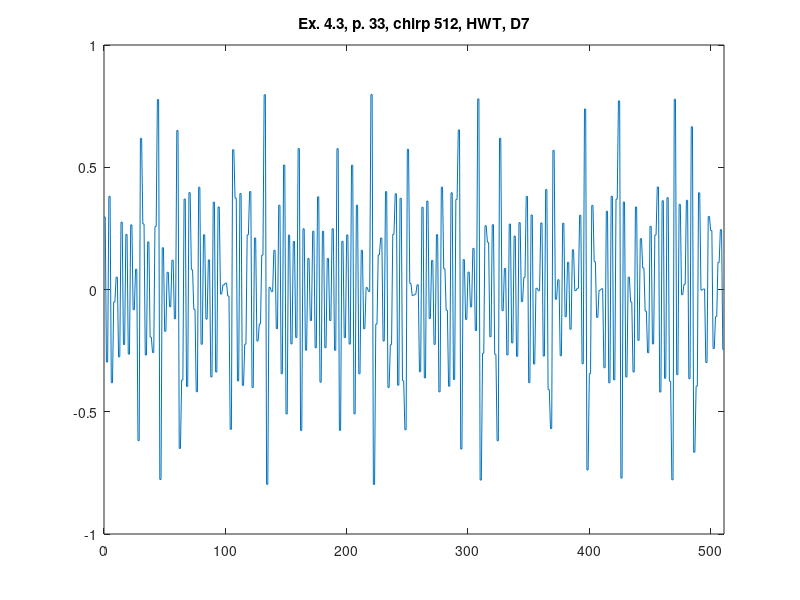

MATLAB code for this plot:
%% ========================================================================
%% Programmatic octave notes on "Ripples in Mathematics" by A. Jensen
%% and A. la Cour-Harbo written with a deep gratitude to the authors for
%% this wonderful text. 
%% 
%% Reconstruction of graphs in ex 4.3, p.33, HWT, 3 scales, D7.
%%
%% Author: Vladimir Kulyukin
%% 
%% NB: I have tested this code in Octave 4.
%% =========================================================================
t = [0:511];

%%y_ex_4_3_chirp_512_p33 = arrayfun(@(x) sin(x*x), t);

y_ex_4_3_chirp_HWT_D7_512_p33 = [
0.29653874871851704
0.29653874871851704
-0.29653874871851704
-0.29653874871851704
0.38131910985993733
0.38131910985993733
-0.38131910985993733
-0.38131910985993733
-0.05057788492287099
-0.05057788492287099
0.05057788492287099
0.05057788492287099
-0.27561415978536996
-0.27561415978536996
0.27561415978536996
0.27561415978536996
-0.22526259732400697
-0.22526259732400697
0.22526259732400697
0.22526259732400697
-0.2643562152472833
-0.2643562152472833
0.2643562152472833
0.2643562152472833
-0.08268486960226834
-0.08268486960226834
0.08268486960226834
0.08268486960226834
-0.6182426428188242
-0.6182426428188242
0.6182426428188242
0.6182426428188242
0.2680603086042992
0.2680603086042992
-0.2680603086042992
-0.2680603086042992
0.19473249462060277
0.19473249462060277
-0.19473249462060277
-0.19473249462060277
-0.2579380993707439
-0.2579380993707439
0.2579380993707439
0.2579380993707439
0.7769660161190425
0.7769660161190425
-0.7769660161190425
-0.7769660161190425
0.1708480725476419
0.1708480725476419
-0.1708480725476419
-0.1708480725476419
0.07046057885821129
0.07046057885821129
-0.07046057885821129
-0.07046057885821129
0.11977343066589469
0.11977343066589469
-0.11977343066589469
-0.11977343066589469
0.6501899407235876
0.6501899407235876
-0.6501899407235876
-0.6501899407235876
-0.36998238233873315
-0.36998238233873315
0.36998238233873315
0.36998238233873315
-0.396391054287817
-0.396391054287817
0.396391054287817
0.396391054287817
0.08087938888214954
0.08087938888214954
-0.08087938888214954
-0.08087938888214954
-0.41802979512952704
-0.41802979512952704
0.41802979512952704
0.41802979512952704
-0.22381516224383355
-0.22381516224383355
0.22381516224383355
0.22381516224383355
-0.12112954096063233
-0.12112954096063233
0.12112954096063233
0.12112954096063233
-0.3575567641557056
-0.3575567641557056
0.3575567641557056
0.3575567641557056
-0.337489607400926
-0.337489607400926
0.337489607400926
0.337489607400926
-0.01860094314450227
-0.01860094314450227
0.01860094314450227
0.01860094314450227
0.02669859893192139
0.02669859893192139
-0.02669859893192139
-0.02669859893192139
-0.5717461738143429
-0.5717461738143429
0.5717461738143429
0.5717461738143429
0.37389159186978593
0.37389159186978593
-0.37389159186978593
-0.37389159186978593
0.3921590396700335
0.3921590396700335
-0.3921590396700335
-0.3921590396700335
-0.22352134464775772
-0.22352134464775772
0.22352134464775772
0.22352134464775772
0.40065002247191717
0.40065002247191717
-0.40065002247191717
-0.40065002247191717
0.21066017177855687
0.21066017177855687
-0.21066017177855687
-0.21066017177855687
-0.14046800786366143
-0.14046800786366143
0.14046800786366143
0.14046800786366143
0.7966578668068973
0.7966578668068973
-0.7966578668068973
-0.7966578668068973
0.008802355493761984
0.008802355493761984
-0.008802355493761984
-0.008802355493761984
0.16046258573820088
0.16046258573820088
-0.16046258573820088
-0.16046258573820088
0.34443781560797343
0.34443781560797343
-0.34443781560797343
-0.34443781560797343
0.5091736931788807
0.5091736931788807
-0.5091736931788807
-0.5091736931788807
0.22256168361092754
0.22256168361092754
-0.22256168361092754
-0.22256168361092754
0.19645274131994814
0.19645274131994814
-0.19645274131994814
-0.19645274131994814
0.5763894885674162
0.5763894885674162
-0.5763894885674162
-0.5763894885674162
0.24831205836506234
0.24831205836506234
-0.24831205836506234
-0.24831205836506234
0.12689749497224306
0.12689749497224306
-0.12689749497224306
-0.12689749497224306
0.23837910010167745
0.23837910010167745
-0.23837910010167745
-0.23837910010167745
0.3790464962646485
0.3790464962646485
-0.3790464962646485
-0.3790464962646485
0.2382823154110279
0.2382823154110279
-0.2382823154110279
-0.2382823154110279
0.12699172637933223
0.12699172637933223
-0.12699172637933223
-0.12699172637933223
0.2485165803344897
0.2485165803344897
-0.2485165803344897
-0.2485165803344897
0.5760086206891286
0.5760086206891286
-0.5760086206891286
-0.5760086206891286
0.19691919766725982
0.19691919766725982
-0.19691919766725982
-0.19691919766725982
0.22310843766172186
0.22310843766172186
-0.22310843766172186
-0.22310843766172186
0.5084081962246572
0.5084081962246572
-0.5084081962246572
-0.5084081962246572
0.3447883139808431
0.3447883139808431
-0.3447883139808431
-0.3447883139808431
0.1605569747657809
0.1605569747657809
-0.1605569747657809
-0.1605569747657809
0.007855799880022548
0.007855799880022548
-0.007855799880022548
-0.007855799880022548
0.7973665913501771
0.7973665913501771
-0.7973665913501771
-0.7973665913501771
-0.14164075076221436
-0.14164075076221436
0.14164075076221436
0.14164075076221436
0.21055914748026935
0.21055914748026935
-0.21055914748026935
-0.21055914748026935
0.4003508048379755
0.4003508048379755
-0.4003508048379755
-0.4003508048379755
-0.2257740550022037
-0.2257740550022037
0.2257740550022037
0.2257740550022037
0.39150723053817593
0.39150723053817593
-0.39150723053817593
-0.39150723053817593
0.37290736043901057
0.37290736043901057
-0.37290736043901057
-0.37290736043901057
-0.5735964397733675
-0.5735964397733675
0.5735964397733675
0.5735964397733675
0.024920020947665676
0.024920020947665676
-0.024920020947665676
-0.024920020947665676
-0.01930756534611431
-0.01930756534611431
0.01930756534611431
0.01930756534611431
-0.3364291300058929
-0.3364291300058929
0.3364291300058929
0.3364291300058929
-0.36157770397060984
-0.36157770397060984
0.36157770397060984
0.36157770397060984
-0.11883829347996543
-0.11883829347996543
0.11883829347996543
0.11883829347996543
-0.2242785162836024
-0.2242785162836024
0.2242785162836024
0.2242785162836024
-0.418554038964333
-0.418554038964333
0.418554038964333
0.418554038964333
0.08488199781120026
0.08488199781120026
-0.08488199781120026
-0.08488199781120026
-0.39554529980852954
-0.39554529980852954
0.39554529980852954
0.39554529980852954
-0.36825497415699426
-0.36825497415699426
0.36825497415699426
0.36825497415699426
0.6524863279043939
0.6524863279043939
-0.6524863279043939
-0.6524863279043939
0.12235204003479913
0.12235204003479913
-0.12235204003479913
-0.12235204003479913
0.07121350803694235
0.07121350803694235
-0.07121350803694235
-0.07121350803694235
0.16816292740375877
0.16816292740375877
-0.16816292740375877
-0.16816292740375877
0.779382531172575
0.779382531172575
-0.779382531172575
-0.779382531172575
-0.2608067194493718
-0.2608067194493718
0.2608067194493718
0.2608067194493718
0.1933450251529514
0.1933450251529514
-0.1933450251529514
-0.1933450251529514
0.26504534239361505
0.26504534239361505
-0.26504534239361505
-0.26504534239361505
-0.6187611095192248
-0.6187611095192248
0.6187611095192248
0.6187611095192248
-0.08632190914800233
-0.08632190914800233
0.08632190914800233
0.08632190914800233
-0.2678027314685192
-0.2678027314685192
0.2678027314685192
0.2678027314685192
-0.21843782429296388
-0.21843782429296388
0.21843782429296388
0.21843782429296388
-0.2731912262463487
-0.2731912262463487
0.2731912262463487
0.2731912262463487
-0.04965692801219043
-0.04965692801219043
0.04965692801219043
0.04965692801219043
0.3809300765316829
0.3809300765316829
-0.3809300765316829
-0.3809300765316829
0.3047597955411472
0.3047597955411472
-0.3047597955411472
-0.3047597955411472
0.0051023305738363825
0.0051023305738363825
-0.0051023305738363825
-0.0051023305738363825
0.27214311913695544
0.27214311913695544
-0.27214311913695544
-0.27214311913695544
0.4087154254329451
0.4087154254329451
-0.4087154254329451
-0.4087154254329451
-0.5690012992439188
-0.5690012992439188
0.5690012992439188
0.5690012992439188
-0.03987640361049671
-0.03987640361049671
0.03987640361049671
0.03987640361049671
-0.2710404467198448
-0.2710404467198448
0.2710404467198448
0.2710404467198448
-0.11132467668758161
-0.11132467668758161
0.11132467668758161
0.11132467668758161
-0.16249538962099094
-0.16249538962099094
0.16249538962099094
0.16249538962099094
-0.004823858367590897
-0.004823858367590897
0.004823858367590897
0.004823858367590897
0.3037896661933959
0.3037896661933959
-0.3037896661933959
-0.3037896661933959
0.7382027466311253
0.7382027466311253
-0.7382027466311253
-0.7382027466311253
-0.34402162165383404
-0.34402162165383404
0.34402162165383404
0.34402162165383404
0.1139448002637744
0.1139448002637744
-0.1139448002637744
-0.1139448002637744
-0.003433769059680329
-0.003433769059680329
0.003433769059680329
0.003433769059680329
-0.3200169033661676
-0.3200169033661676
0.3200169033661676
0.3200169033661676
-0.38151323609959636
-0.38151323609959636
0.38151323609959636
0.38151323609959636
-0.3694797173911882
-0.3694797173911882
0.3694797173911882
0.3694797173911882
0.7713654704368289
0.7713654704368289
-0.7713654704368289
-0.7713654704368289
0.35778495396488624
0.35778495396488624
-0.35778495396488624
-0.35778495396488624
0.05064968571464815
0.05064968571464815
-0.05064968571464815
-0.05064968571464815
-0.33747966968536086
-0.33747966968536086
0.33747966968536086
0.33747966968536086
-0.20790758224780745
-0.20790758224780745
0.20790758224780745
0.20790758224780745
0.08809847653037757
0.08809847653037757
-0.08809847653037757
-0.08809847653037757
-0.2585689269822325
-0.2585689269822325
0.2585689269822325
0.2585689269822325
-0.22281070595889396
-0.22281070595889396
0.22281070595889396
0.22281070595889396
0.41932499434095605
0.41932499434095605
-0.41932499434095605
-0.41932499434095605
0.3630140963412185
0.3630140963412185
-0.3630140963412185
-0.3630140963412185
0.37557729025639597
0.37557729025639597
-0.37557729025639597
-0.37557729025639597
-0.7782135855458634
-0.7782135855458634
0.7782135855458634
0.7782135855458634
-0.34820918704265574
-0.34820918704265574
0.34820918704265574
0.34820918704265574
-0.021242583894072405
-0.021242583894072405
0.021242583894072405
0.021242583894072405
0.36486724023998585
0.36486724023998585
-0.36486724023998585
-0.36486724023998585
0.6655975344497412
0.6655975344497412
-0.6655975344497412
-0.6655975344497412
-0.39551713667486377
-0.39551713667486377
0.39551713667486377
0.39551713667486377
-0.0022846589156515816
-0.0022846589156515816
0.0022846589156515816
0.0022846589156515816
-0.2986506495716572
-0.2986506495716572
0.2986506495716572
0.2986506495716572
0.2411994055820187
0.2411994055820187
-0.2411994055820187
-0.2411994055820187
-0.11092903821004463
-0.11092903821004463
0.11092903821004463
0.11092903821004463
0.2448889970390576
0.2448889970390576
-0.2448889970390576
-0.2448889970390576
];

figure;
plot(t, y_ex_4_3_chirp_HWT_D7_512_p33);
xlim([0 511]);
title('Ex. 4.3, p. 33, chirp 512, HWT, D7');
